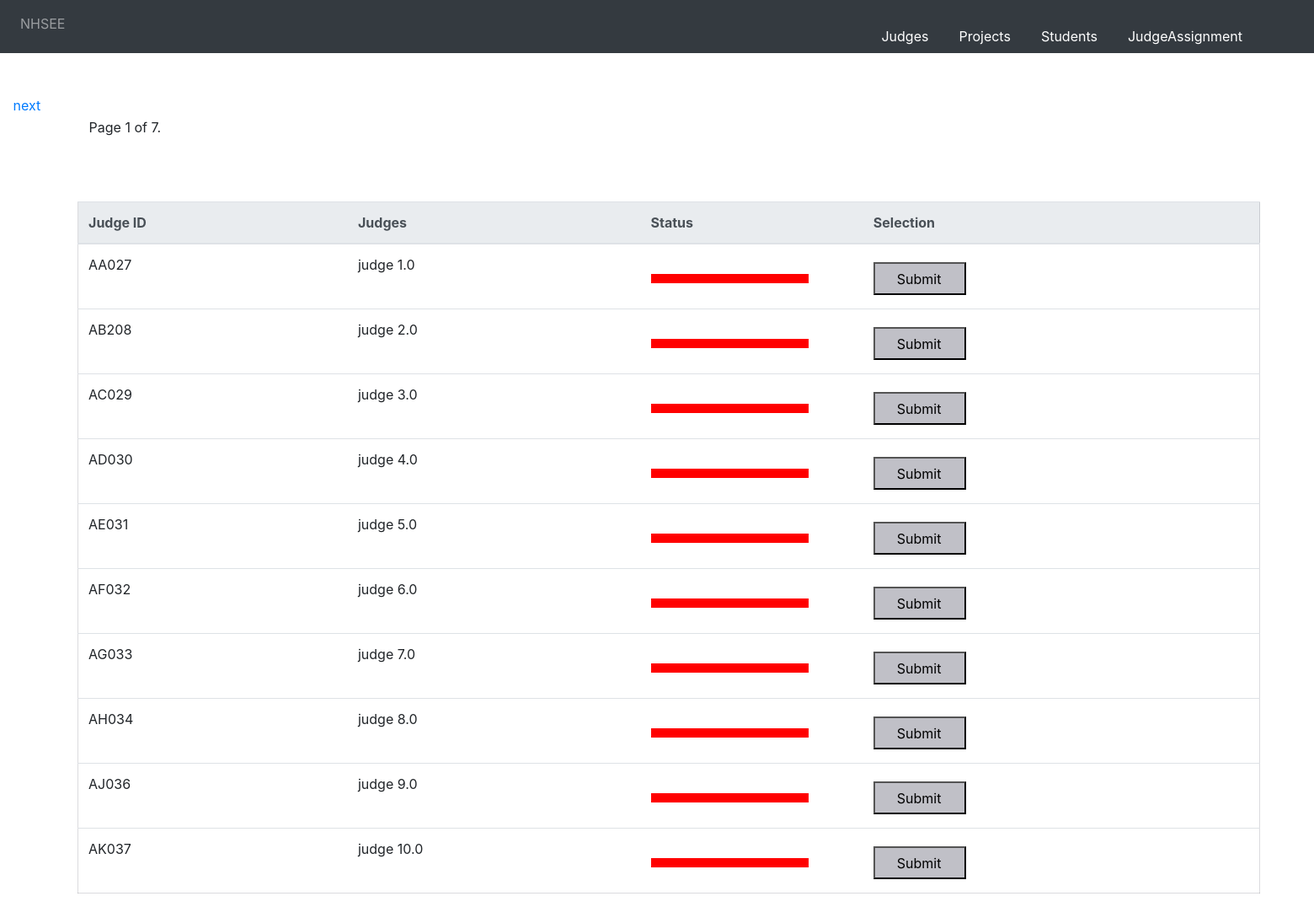
The page /judges/ on the database its author committed.
### nhsee/models/judge_model.py (models this page shows, shortened)
class judge(Model):
    judge_id=models.CharField( max_length=100,primary_key=True,blank=False, unique=True)
    fname=models.CharField(max_length=100)
    lname=models.CharField(max_length=100)
    class Meta:
        db_table = "nhsee_judge"

### nhsee/views/judge_views.py (the view, shortened to what this page needs)
# urls.py: path(r'judges/',judge_views.judgeslisting),
def judgeslisting(request):
    judgel = judge.objects.all()
    judge_list=[]
    for judges in judgel:
        judgestatus=judgeassignment.objects.filter(judge_id=judges.judge_id)
        assign_judge_list=[]
        for judge_ids in judgestatus:
            assign_judge_list.append(judge_ids.judge_id_id)
        judgestatus=len(assign_judge_list)
        if judgestatus > 5:
                judge_list.append({"judge_name":str(judges.fname)+" "+str(judges.lname),"judge_id":judges.judge_id,"judgestatus":True})
        else:
               judge_list.append({"judge_name":str(judges.fname)+" "+str(judges.lname),"judge_id":judges.judge_id})
    paginator_projects = Paginator(judge_list, 10)
    page = request.GET.get('page')
    contacts = paginator_projects.get_page(page)
    return render(request,'judges_templates/listjudges.html',{"judgesjson":contacts})

### templates/judges_templates/listjudges.html (shortened to what this page needs)
{% extends 'base.html' %}
 {% block content %}
 <!DOCTYPE html>
<html lang="en">
<head>
  {% load staticfiles %}
  <link  rel="stylesheet" href="{% static "css/bootstrap.min.css" %}" />
</head>
{% include   'judges_templates/judgesform.html' %}
<div class="pagination">
    <span class="step-links">
        <div class="currentd">
        <span class="current">
            Page {{ judgesjson.number }} of {{ judgesjson.paginator.num_pages }}.
        </span></div>
        {% if judgesjson.has_next %}
        <div class="first">
            <a href="?page={{ judgesjson.next_page_number }}">next</a></div>
        {% endif %}
    </span>
</div>
<div class="table-class">
  <table class="table">
  <thead class="thead-light">
    <tr>
      <th scope="col">Judge ID</th>
      <th scope="col">Judges</th>
      <th scope="col">Status</th>
      <th scope="col">Selection</th>
    </tr>
  </thead>
    {% if judgesjson %}
    <tbody>
        {% for judges in judgesjson %}
        <tr>
            <td> {{judges.judge_id}}</td>
            <td> {{judges.judge_name}}</td>
            <form  action='' method="post" >
            {% if judges.judgestatus %}
              <td> <div class="box green"></div></td>
              <td><input type='submit' name="judgeprojects"  value="Submit" /></td>
            {% else %}
              <td> <div class="box red"></div></td>
              <td><input type='submit' name="judgeprojects"  value="Submit" /></td>
            {% endif %}
            </form>
        </tr>
        {% endfor %}
    </tbody>
    </table>
    </div>
    {% else %}
    <div class="heading"><h2>No judges Available<h2></div>
    {% endif %}
{% endblock content %}

### templates/judges_templates/listjudges.html (style rules this page uses)
.table { width:100%; margin: 9% 0% 10% 1%; border:1px solid #55556636; }
.table-class { width:90%; margin-left:5%; margin-right:5%; margin-top:0%; }
.pagination { margin-left: 1%; margin-right: 0%; margin-top: 0%; }
.first { position:absolute; margin: 0px 0px 0px 0px; }
.currentd { position:absolute; margin: 26px 0px 0px 90px; }
.red { background:#f00; padding:11px 0px 0px 0px; margin:23px 53px 0px 0px; }
input[type=submit] { margin:9px 2px 4px 0px; background-color:#babac2e8; padding: 6px 28px 5px 26px; }

### rows shown on the page
judge: judge_id "AA027"
judge: judge_id "AB208"
judge: judge_id "AC029"
judge: judge_id "AD030"
judge: judge_id "AE031"
judge: judge_id "AF032"
judge: judge_id "AG033"
judge: judge_id "AH034"
judge: judge_id "AJ036"
judge: judge_id "AK037"

### other values the page prints
{{ judgesjson.number }} "1"
{{ judgesjson.paginator.num_pages }} "7"
{{ judges.judge_name }} "judge 1.0" "judge 2.0" "judge 3.0" "judge 4.0" "judge 5.0" "judge 6.0" "judge 7.0" "judge 8.0" "judge 9.0" "judge 10.0"
